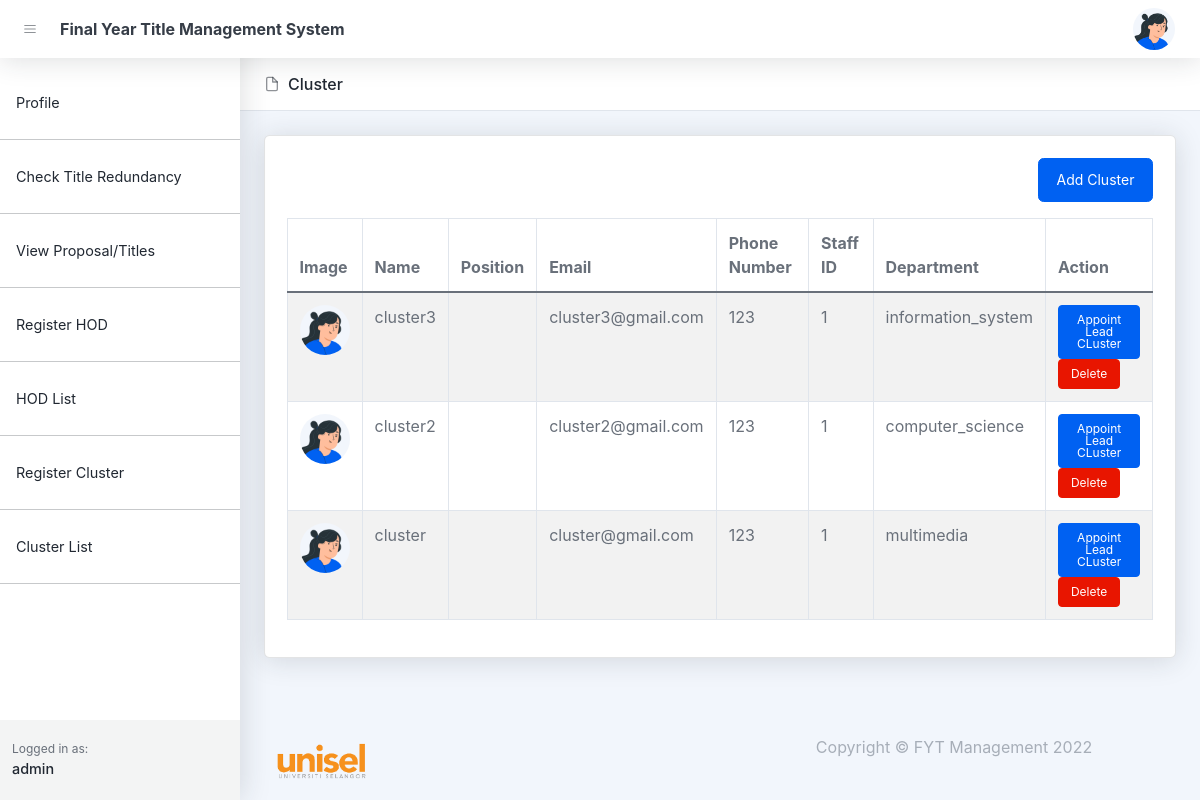
Screenshot of /appoint-lead-cluster.php (signed in) with the database file from the repository.
### tables this page shows
CREATE TABLE `users` (
  `id` bigint(20) UNSIGNED NOT NULL,
  `name` varchar(255) NOT NULL,
  `email` varchar(255) DEFAULT NULL,
  `handphone` varchar(255) DEFAULT NULL,
  `roles` varchar(255) DEFAULT NULL,
  `password` varchar(255) DEFAULT NULL,
  `image` text DEFAULT NULL,
  `created_at` timestamp NULL DEFAULT NULL,
  `updated_at` timestamp NULL DEFAULT NULL
);

CREATE TABLE `staffs` (
  `id` bigint(20) UNSIGNED NOT NULL,
  `user_id` bigint(20) NOT NULL,
  `roles` varchar(255) DEFAULT NULL,
  `staff_id` varchar(255) DEFAULT NULL,
  `department` varchar(255) DEFAULT NULL,
  `fypcoordinator_status` varchar(255) DEFAULT NULL,
  `cluster_status` varchar(255) DEFAULT NULL,
  `status` varchar(255) DEFAULT NULL,
  `created_at` timestamp NULL DEFAULT NULL,
  `updated_at` timestamp NULL DEFAULT NULL,
  `cluster_id` varchar(255) DEFAULT NULL
);

### appoint-lead-cluster.php (the view, shortened to what this page needs)
<!DOCTYPE html>
<html lang="en">
    <head>
       <?php include('layout_admin/header.php')?>
    </head>
    <body class="nav-fixed">
        <?php include('layout_admin/navbar.php')?>
        <div id="layoutSidenav">
            <div id="layoutSidenav_nav">
                <?php include('layout_admin/sidenav.php')?>
            </div>
            <div id="layoutSidenav_content">
                <main>
                    <header class="page-header page-header-compact page-header-light border-bottom bg-white mb-4">
                        <div class="container-xl px-4">
                            <div class="page-header-content">
                                <div class="row align-items-center justify-content-between pt-3">
                                    <div class="col-auto mb-3">
                                        <h1 class="page-header-title">
                                            <div class="page-header-icon"><i data-feather="file"></i></div>
                                            Cluster
                                        </h1>
                                    </div>
                                </div>
                            </div>
                        </div>
                    </header>
                    <?php
                        $conn = setDbConnection();
                        $clusters = null;
                        $query = "select users.* , staffs.id as cluster_id, staffs.staff_id, staffs.department, staffs.cluster_status from users
                        left join staffs on staffs.user_id = users.id
                        where staffs.roles = 'cluster' order by users.id desc";
                        $result = $conn->query($query);
                        if ($result->num_rows > 0) {
                            while ($row = $result->fetch_assoc()) {
                                $clusters[] = $row;
                            }
                        }
                    ?>
                    <div class="container-xl px-4">
                        <div class="card mb-4">
                            <div class="card-body">
                                <div class="d-flex justify-content-end align-items-center mb-3">
                                    <a href="/fyp/register-cluster.php" class="btn btn-primary">Add Cluster</a>
                                </div>
                                <table class="table table-bordered table-striped table-hover">
                                    <thead>
                                        <tr>
                                            <th>Image</th>
                                            <th>Name</th>
                                            <th>Position</th>
                                            <th>Email</th>
                                            <th>Phone Number</th>
                                            <th>Staff ID</th>
                                            <th>Department</th>
                                            <th>Action</th>
                                        </tr>
                                    </thead>
                                    <tbody>
                                        <?php
                                            if( $clusters != NULL){
                                                foreach ($clusters as $key => $value) {
                                                    $image = null;
                                                    $appointLeadBtn = null;
                                                    if(isset($value['image'])){
                                                        $image = '<img class="user-img" src="/fyp/assets/profile/'.$value['images'].'">';
                                                    }else{
                                                        $image = '<img class="user-img" src="/fyp/assets/img/illustrations/profiles/profile-1.png">';
                                                    }
                                                    if($value['cluster_status'] != 'lead_cluster'){
                                                        $appointLeadBtn  = '<button class="btn btn-primary btn-sm" type=submit name=apoint-lead-cluster>Appoint Lead CLuster</button>';
                                                    }
                                                    echo '
                                                    <tr>
                                                        <td>'.$image.'</td>
                                                        <td>'.$value['name'].'</td>
                                                        <td>'.$value['cluster_status'].'</td>
                                                        <td>'.$value['email'].'</td>
                                                        <td>'.$value['handphone'].'</td>
                                                        <td>'.$value['staff_id'].'</td>
                                                        <td>'.$value['department'].'</td>
                                                        <td class="">
                                                            <form action="/fyp/controllers/appoint-lead-cluster.php" method="post">
                                                                <input type=hidden value='.$value['cluster_id'].' name=cluster_id>
                                                                <div class="">
                                                                    '.$appointLeadBtn.'
                                                                    <a class="btn btn-danger btn-sm" href="controllers/hod/delete-cluster.php?cluster_id='.$value['id'].'">Delete</a>
                                                                </div>
                                                            </form
                                                        </td>
                                                    </tr>';
                                                }
                                            }else{
                                                echo '<tr><td colspan=8>No Cluster Created</td></tr>';
                                            }
                                        ?>
                                    </tbody>
                                </table>
                            </div>
                        </div>
                    </div>
                </main>
                <?php include('layout_admin/footer.php')?>
            </div>
        </div>
    </body>
</html>

### appoint-lead-cluster.php (style rules this page uses)
.user-img { width: 50px; height: 50px; border-radius: 50%; }

### rows the page displays
users: name "cluster3", email "cluster3@gmail.com", handphone "123", staffs.staff_id "1", staffs.department "information_system"
users: name "cluster2", email "cluster2@gmail.com", handphone "123", staffs.staff_id "1", staffs.department "computer_science"
users: name "cluster", email "cluster@gmail.com", handphone "123", staffs.staff_id "1", staffs.department "multimedia"

### other values shown
$dahboard "Check Title Redundancy"
$_SESSION['name'] "admin"
